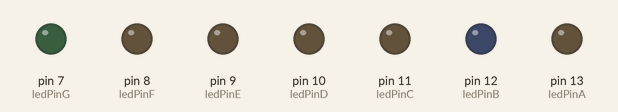
Recording of a sketch running on a simulated Arduino Uno, built with avr-gcc and run on an emulated ATmega328P. Shown: output pins drawn as LEDs (lit = HIGH).

Above: at 0.5 s.
At 2.5 s:
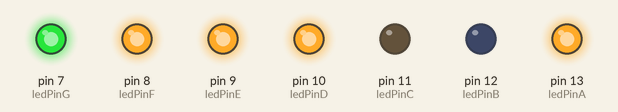
At 3.5 s:
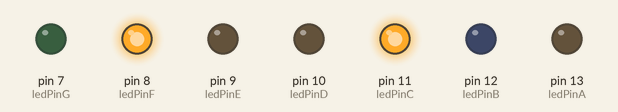
At 5.5 s:
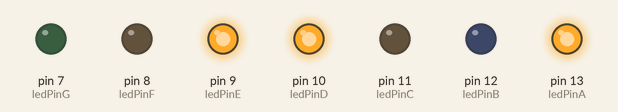
At 8.5 s:
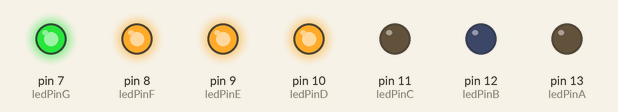
At 11.5 s:
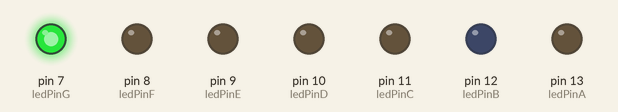
Timing chart, 0 to 13.0 s (numbered marks = the images above):
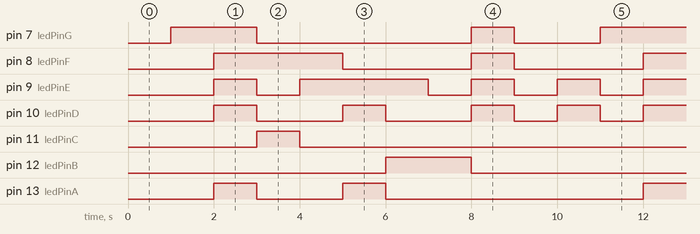

The sketch:

SevenSegment.ino
```cpp
int ledPinA = 13;
int ledPinB = 12;
int ledPinC = 11;
int ledPinD = 10;
int ledPinE = 9;
int ledPinF = 8;
int ledPinG = 7;
int number = 0;
unsigned long previousMillis = 0;  // will store last time LED was updated
const long interval = 1000;  // interval at which to blink (milliseconds)
void setup() {
  pinMode(ledPinA, OUTPUT);
  pinMode(ledPinB, OUTPUT);
  pinMode(ledPinC, OUTPUT);
  pinMode(ledPinD, OUTPUT);
  pinMode(ledPinE, OUTPUT);
  pinMode(ledPinF, OUTPUT);
  pinMode(ledPinG, OUTPUT);
}

void loop() {
  unsigned long currentMillis = millis();
  if (currentMillis - previousMillis >= interval) {
    previousMillis = currentMillis;
    displayNumber();
    number = number + 1;
    if (number == 10){number = 0;}
  }
}

void displayNumber(){
  if (number == 0){
    digitalWrite(ledPinA, LOW);
    digitalWrite(ledPinB, LOW);
    digitalWrite(ledPinC, LOW);
    digitalWrite(ledPinD, LOW);
    digitalWrite(ledPinE, LOW);
    digitalWrite(ledPinF, LOW);
    digitalWrite(ledPinG, HIGH);
  }
  if (number == 1){
    digitalWrite(ledPinA, HIGH);
    digitalWrite(ledPinB, LOW);
    digitalWrite(ledPinC, LOW);
    digitalWrite(ledPinD, HIGH);
    digitalWrite(ledPinE, HIGH);
    digitalWrite(ledPinF, HIGH);
    digitalWrite(ledPinG, HIGH);
  }
  if (number == 2){
    digitalWrite(ledPinA, LOW);
    digitalWrite(ledPinB, LOW);
    digitalWrite(ledPinC, HIGH);
    digitalWrite(ledPinD, LOW);
    digitalWrite(ledPinE, LOW);
    digitalWrite(ledPinF, HIGH);
    digitalWrite(ledPinG, LOW);
  }
  if (number == 3){
    digitalWrite(ledPinA, LOW);
    digitalWrite(ledPinB, LOW);
    digitalWrite(ledPinC, LOW);
    digitalWrite(ledPinD, LOW);
    digitalWrite(ledPinE, HIGH);
    digitalWrite(ledPinF, HIGH);
    digitalWrite(ledPinG, LOW);
  }
  if (number == 4){
    digitalWrite(ledPinA, HIGH);
    digitalWrite(ledPinB, LOW);
    digitalWrite(ledPinC, LOW);
    digitalWrite(ledPinD, HIGH);
    digitalWrite(ledPinE, HIGH);
    digitalWrite(ledPinF, LOW);
    digitalWrite(ledPinG, LOW);
  }
  if (number == 5){
    digitalWrite(ledPinA, LOW);
    digitalWrite(ledPinB, HIGH);
    digitalWrite(ledPinC, LOW);
    digitalWrite(ledPinD, LOW);
    digitalWrite(ledPinE, HIGH);
    digitalWrite(ledPinF, LOW);
    digitalWrite(ledPinG, LOW);
  }
  if (number == 6){
    digitalWrite(ledPinA, LOW);
    digitalWrite(ledPinB, HIGH);
    digitalWrite(ledPinC, LOW);
    digitalWrite(ledPinD, LOW);
    digitalWrite(ledPinE, LOW);
    digitalWrite(ledPinF, LOW);
    digitalWrite(ledPinG, LOW);
  }
  if (number == 7){
    digitalWrite(ledPinA, LOW);
    digitalWrite(ledPinB, LOW);
    digitalWrite(ledPinC, LOW);
    digitalWrite(ledPinD, HIGH);
    digitalWrite(ledPinE, HIGH);
    digitalWrite(ledPinF, HIGH);
    digitalWrite(ledPinG, HIGH);
  }
  if (number == 8){
    digitalWrite(ledPinA, LOW);
    digitalWrite(ledPinB, LOW);
    digitalWrite(ledPinC, LOW);
    digitalWrite(ledPinD, LOW);
    digitalWrite(ledPinE, LOW);
    digitalWrite(ledPinF, LOW);
    digitalWrite(ledPinG, LOW);
  }
  if (number == 9){
    digitalWrite(ledPinA, LOW);
    digitalWrite(ledPinB, LOW);
    digitalWrite(ledPinC, LOW);
    digitalWrite(ledPinD, HIGH);
    digitalWrite(ledPinE, HIGH);
    digitalWrite(ledPinF, LOW);
    digitalWrite(ledPinG, LOW);
  }
}
```

Measured:
- by itself, pin 7 (ledPinG): repeats every 10.0 s: LOW 5.0 s, HIGH 1.0 s, LOW 2.0 s, HIGH 2.0 s
- by itself, pin 8 (ledPinF): repeats every 10.0 s: LOW 3.0 s, HIGH 1.0 s, LOW 3.0 s, HIGH 3.0 s
- by itself, pin 9 (ledPinE): repeats every 10.0 s: LOW 1.0 s, HIGH 3.0 s, 3 × (LOW 1.0 s, HIGH 1.0 s)
- by itself, pin 10 (ledPinD): repeats every 10.0 s: 2 × (LOW 2.0 s, HIGH 1.0 s), 2 × (LOW 1.0 s, HIGH 1.0 s)
- by itself, pin 11 (ledPinC): alternates HIGH for 1.0 s and LOW for 9.0 s
- by itself, pin 12 (ledPinB): alternates HIGH for 2.0 s and LOW for 8.0 s
- by itself, pin 13 (ledPinA): repeats every 10.0 s: LOW 2.0 s, HIGH 1.0 s, LOW 6.0 s, HIGH 1.0 s
